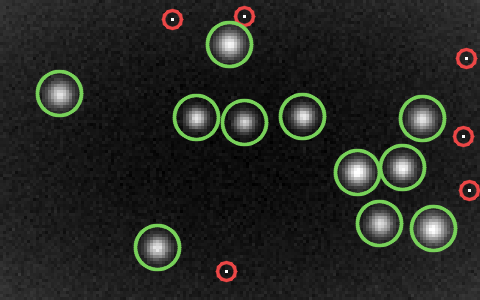
#> input picture private/solucoes/d1_resolvido.png, 480 x 300 px
$ python dia10_manual.py ../private/solucoes/d1_resolvido.png ../private/solucoes/d3_resolvido.png
#> lines starting #> are read from the running program, lines starting #| are printed output that depends on the picture; after the words box and inside, x2 and y2 are one past the last pixel; in counts of white or black regions, pixels touching at a corner belong together
# Dia 10 na mão: Pillow + NumPy. Estrelas por busca em largura, ângulo por votação e
# ajuste fino da rotação por mínimos quadrados (SVD, o "algoritmo de Kabsch").
# uso: python dia10_manual.py dia10_a.png dia10_b.png
import sys
from collections import deque

import numpy as np
from PIL import Image


def estrelas(caminho):
#> called with caminho = '../private/solucoes/d1_resolvido.png'
    img = np.array(Image.open(caminho).convert("L")).astype(float)
    h, w = img.shape
#> h = 300; w = 480
    fundo = np.median(img)
#> fundo = 27
    m = img > fundo + 25
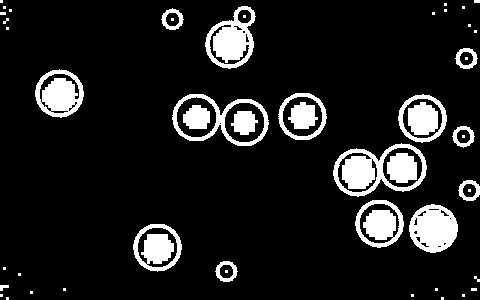
#> m: shape (300, 480) bool; 11.6% white; 51 white regions (31 under 20 px), largest, box (x1, y1, x2, y2) and area: (333, 143, 427, 197) 2055, (205, 6, 256, 69) 1747, (409, 204, 458, 253) 1743
    visto = np.zeros_like(m)
    pos, fluxo = [], []
    for y0, x0 in zip(*np.nonzero(m)):
        if visto[y0, x0]:
            continue
        visto[y0, x0] = True
        fila, pix = deque([(y0, x0)]), []
        while fila:
            y, x = fila.popleft()
            pix.append((y, x))
            for ny, nx in ((y + 1, x), (y - 1, x), (y, x + 1), (y, x - 1)):
                if 0 <= ny < h and 0 <= nx < w and m[ny, nx] and not visto[ny, nx]:
                    visto[ny, nx] = True
                    fila.append((ny, nx))
        if len(pix) < 5:
            continue
        ys, xs = np.array(pix).T
        # janela em volta do objeto, para pegar também a "saia" fraca da estrela
        y0_, y1_ = max(0, ys.min() - 4), min(h, ys.max() + 5)
        x0_, x1_ = max(0, xs.min() - 4), min(w, xs.max() + 5)
        rec = np.clip(img[y0_:y1_, x0_:x1_] - fundo, 0, None)
        yy, xx = np.mgrid[y0_:y1_, x0_:x1_]
        f = rec.sum()
        pos.append(((xx * rec).sum() / f, (yy * rec).sum() / f))
        fluxo.append(f)
#> this loop made 16710 passes
#> (y0, x0) on passes 2, 3, 5: (0, 1), (0, 2), (0, 475)
#> after the loop, fluxo = 55 values, max 320274 at index 30, min 1160 at index 0, mean 44601.3; pos = 55 pairs, first value 2.89 to 476.1, second value 2.78 to 296.2
    return np.array(pos), np.array(fluxo)


pa, fa = estrelas(sys.argv[1])
#> pa has the same summary as pos in estrelas; fa has the same summary as fluxo in estrelas
pb, fb = estrelas(sys.argv[2])
#> call 2 of estrelas, with caminho = '../private/solucoes/d3_resolvido.png'
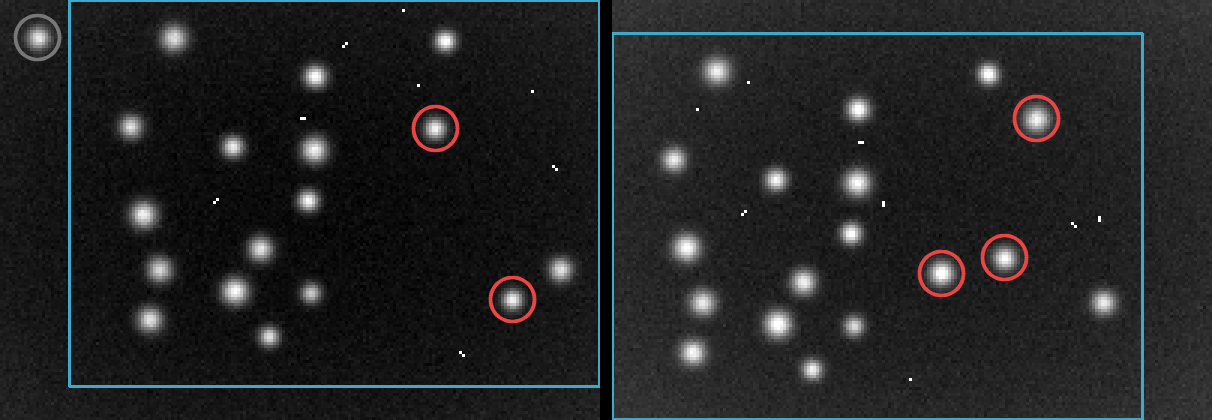
#> input picture private/solucoes/d3_resolvido.png, 1212 x 420 px
#> in estrelas (call 2), `fundo = np.median(img)`: fundo = 28
#> in estrelas (call 2), `m = img > fundo + 25`:
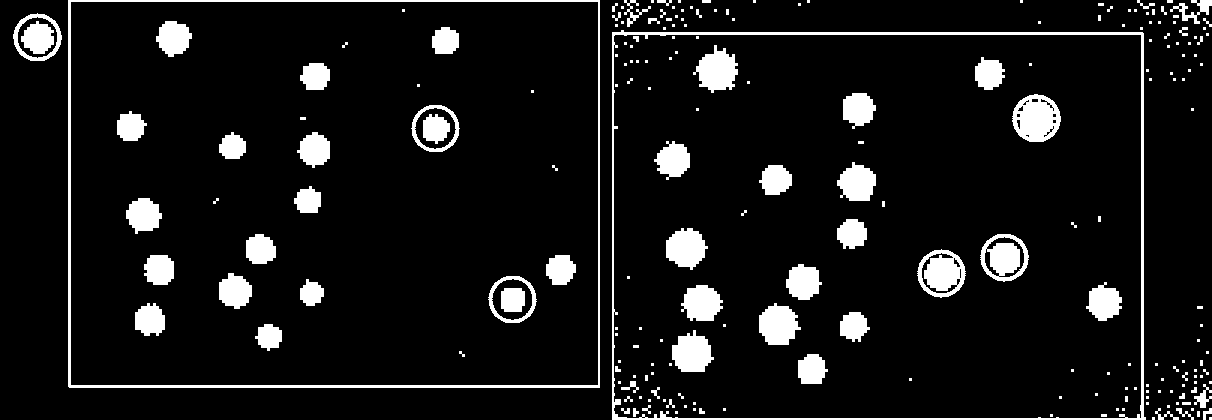
#> m: shape (420, 1212) bool; 9% white; 221 white regions (148 under 20 px), largest, box (x1, y1, x2, y2) and area: (612, 30, 1146, 420) 4852, (68, 0, 600, 388) 4574, (1012, 94, 1061, 142) 1684
#> the loop in estrelas (call 2), `for y0, x0 in zip(*np.nonzero(m)):` made 45926 passes
#> (y0_, y1_, x0_, x1_, f) on pass 1: (0, 392, 64, 604, 1829061)
#> pass 1, in estrelas (call 2), `rec = np.clip(img[y0_:y1_, x0_:x1_] - fundo, 0, None)`:
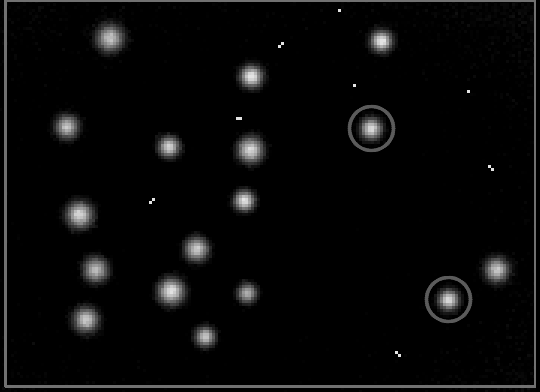
#> rec: shape (392, 540) float64; min 0, max 227, mean 8.6
#> pass 1, in estrelas (call 2), `yy, xx = np.mgrid[y0_:y1_, x0_:x1_]`:
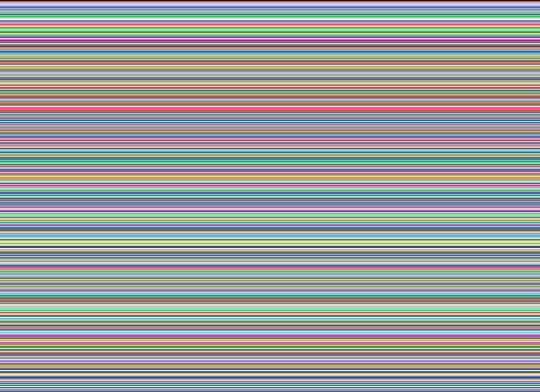
#> yy: shape (392, 540) int64; 392 distinct labels, from 0 to 391; one colour per label, 0 black
#> pass 1, in estrelas (call 2), `yy, xx = np.mgrid[y0_:y1_, x0_:x1_]`:
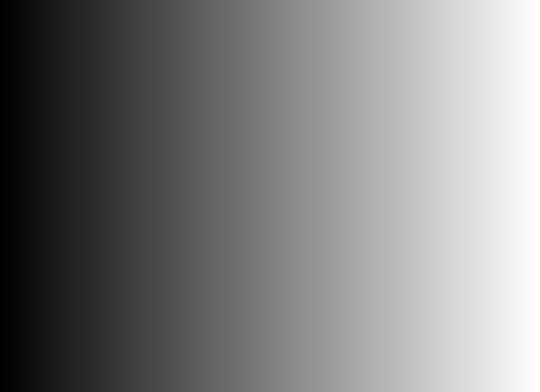
#> xx: shape (392, 540) int64; min 64, max 603, mean 333.5; drawn with min black and max white
#> after the loop in estrelas (call 2), `for y0, x0 in zip(*np.nonzero(m)):`: fluxo = 310 values, max 3586334 at index 89, min 993 at index 192, mean 31627.8; pos = 310 pairs, first value 37.35 to 1208.1, second value 2.62 to 416.7
#> pb has the same summary as pos in estrelas; fb has the same summary as fluxo in estrelas


def girar(p, graus):
    a = np.deg2rad(graus)
    R = np.array([[np.cos(a), -np.sin(a)], [np.sin(a), np.cos(a)]])
    return p @ R.T


def votos(graus, a, b, passo):
    d = (a[:, None] - girar(b, graus)[None]).reshape(-1, 2)
    _, cont = np.unique(np.floor(d / passo).astype(np.int64), axis=0, return_counts=True)
    return cont.max()


ba, bb = pa[np.argsort(-fa)[:300]], pb[np.argsort(-fb)[:300]]
#> ba = 55 pairs, first value 2.89 to 476.1, second value 2.78 to 296.2; bb = 300 pairs, first value 37.35 to 1208.1, second value 2.82 to 416.7
ang = max(np.arange(-45, 45, 0.5), key=lambda g: votos(g, ba, bb, 3))
#> in votos, `d = (a[:, None] - girar(b, graus)[None]).reshape(-1, 2)`: d = 16500 pairs, first value -1140.3 to 423.5, second value -117.4 to 1140.2
#> in votos, `_, cont = np.unique(np.floor(d / passo).astype(np.int64), axis=0, retu..`: cont = 12742 values, max 6 at index 6650, min 1 at index 0, mean 1.29
#> ang = 26
ang = max(np.arange(ang - 0.5, ang + 0.5, 0.05), key=lambda g: votos(g, ba, bb, 2))
#> ang = 25.75

# translação do ângulo aproximado: a diferença mais votada
d = (ba[:, None] - girar(bb, ang)[None]).reshape(-1, 2)
#> d = 16500 pairs, first value -1076.2 to 480.2, second value -891.5 to 246.6
chaves = np.floor(d / 2).astype(np.int64)
#> chaves = 16500 pairs, first value -539 to 240, second value -446 to 123
q, cont = np.unique(chaves, axis=0, return_counts=True)
#> q = 13776 pairs, first value -539 to 240, second value -446 to 123; cont = 13776 values, max 9 at index 11095, min 1 at index 0, mean 1.2
t = d[(chaves == q[cont.argmax()]).all(axis=1)].mean(axis=0)
#> t = [-105, -271]

# casa todas as estrelas e ajusta a rotação exata: Kabsch nos pares
dist = np.linalg.norm(pa[:, None] - (girar(pb, ang) + t)[None], axis=2)
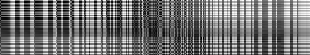
#> dist: shape (55, 310) float64; min 0.394, max 1015.1, mean 456; drawn with min black and max white
ia = np.flatnonzero(dist.min(axis=1) < 3)
#> ia = [0, 2, 5, 8, 17, 37, 38]
ib = dist[ia].argmin(axis=1)
#> ib = [160, 24, 2, 48, 65, 201, 203]
A, B = pa[ia] - pa[ia].mean(0), pb[ib] - pb[ib].mean(0)
#> A = [[-303.5, -75.84], [138.8, -74.55], [156.7, -71.92], [138.8, -68.69], [168, -47.56], [-149.4, 168.6], [-149.4, 169.9]]; B = [[-306.9, 64.27], [92.58, -127.7], [110.1, -133.3], [96.49, -121.9], [129.5, -115.9], [-60.87, 217.3], [-60.85, 217.3]]
U, _, Vt = np.linalg.svd(B.T @ A)
#> U = [[-0.684, 0.73], [0.73, 0.684]]; Vt = [[-0.933, 0.359], [0.359, 0.933]]
R = (U @ Vt).T
#> R = [[0.9, -0.435], [0.435, 0.9]]
angulo = np.degrees(np.arctan2(R[1, 0], R[0, 0]))
#> angulo = 25.8
print(f"{len(ia)} estrelas casadas, ângulo {angulo:.3f}")
#| 7 estrelas casadas, ângulo 25.802
print("parte 1:", f"{abs(angulo):.1f}")
#| parte 1: 25.8

# parte 2: estrela cortada pela borda de qualquer placa perde brilho e não vale
#> (the run stopped early here; a loop or call above may not have finished)
